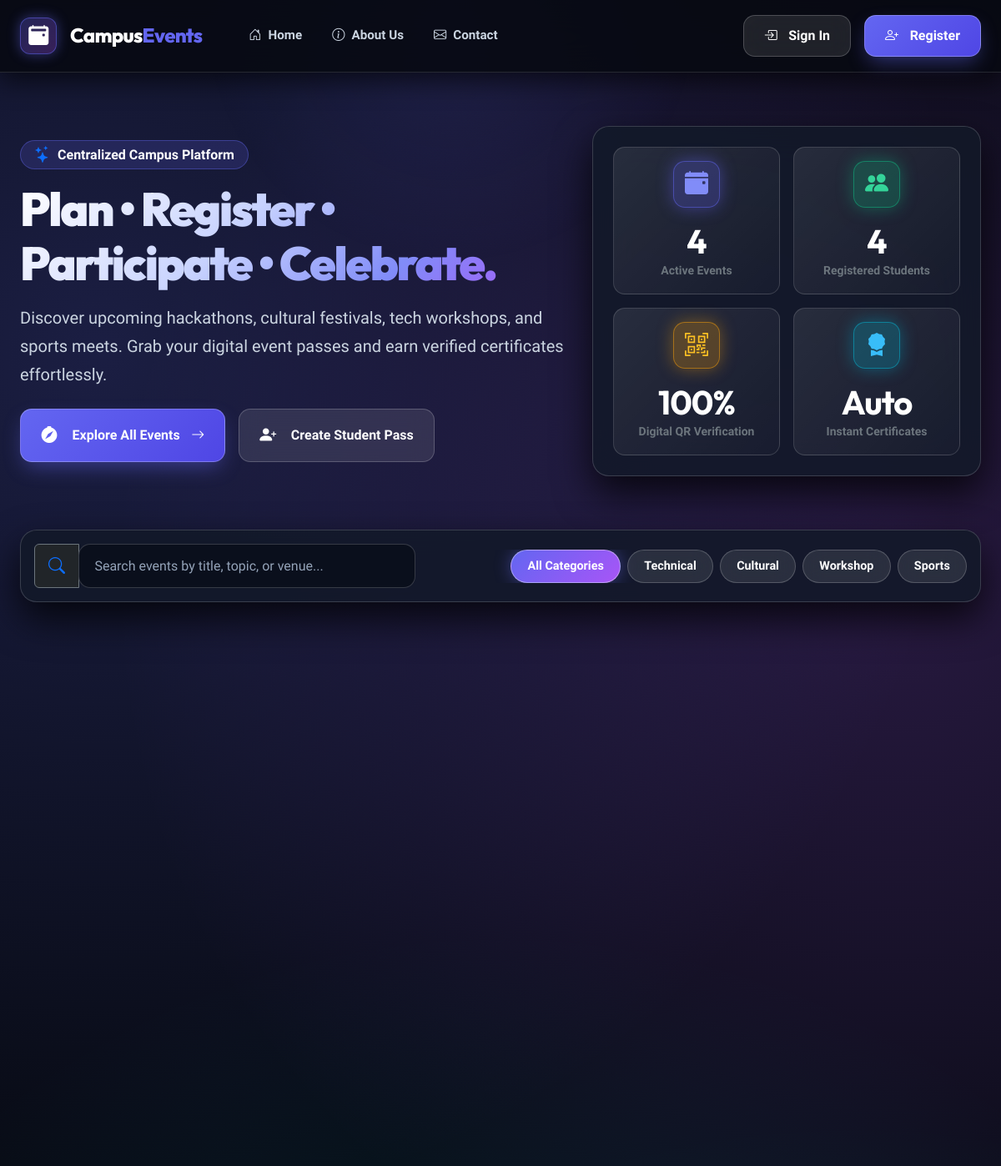
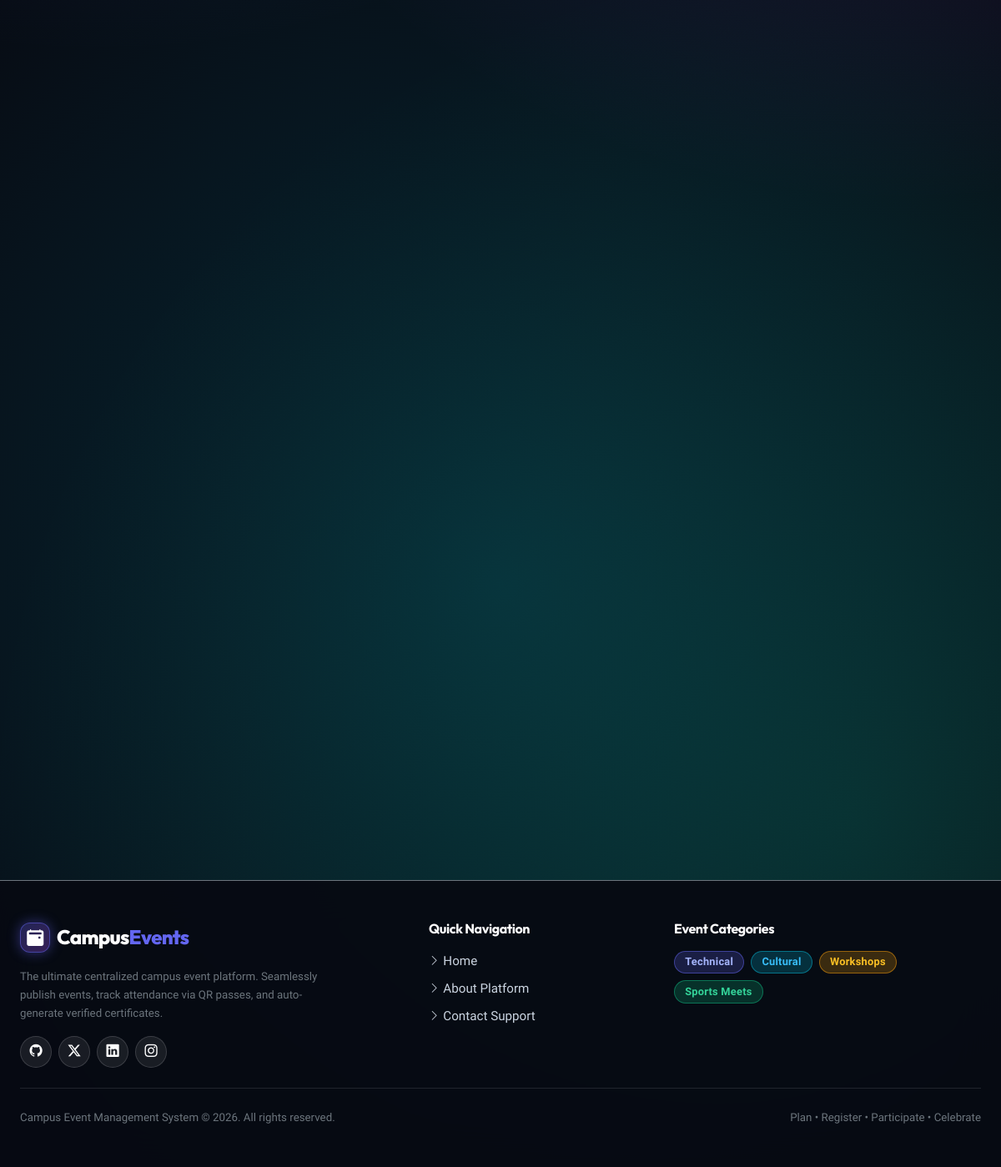
The page / on the database its author committed (2 pictures, top to bottom).
### events/models.py (models this page shows, shortened)
class Category(models.Model):
    name = models.CharField(max_length=50, unique=True)
    description = models.TextField(blank=True, null=True)
    class Meta:
        verbose_name_plural = "Categories"

### events/views.py (the view)
# urls.py: path('', views.home_view, name='home'),
def home_view(request):
    events = Event.objects.filter(status='published', approval_status='approved').order_by('date')
    categories = Category.objects.all()
    return render(request, 'events/home.html', {
        'categories': categories,
        'events': events,
        'total_events': events.count(),
        'total_students': User.objects.filter(role='student').count()
    })

### events/models.py (called while the page is built, shortened)
    @property
    def skills_list(self):
        if self.skills_learned:
            return [s.strip() for s in self.skills_learned.split(',') if s.strip()]
        return []

    @property
    def department_name(self):
        if self.department and getattr(self.department, 'name', None):
            return self.department.name

### events/templates/events/home.html (shortened to what this page needs)
{% extends 'events/base.html' %}
{% load static %}
{% block content %}
<div class="row align-items-center mb-5 py-3 reveal-on-scroll">
    <div class="col-lg-7 mb-4 mb-lg-0">
        <div class="d-inline-flex align-items-center gap-2 px-3 py-1.5 rounded-pill mb-3" style="background: rgba(99, 102, 241, 0.18); border: 1px solid rgba(99, 102, 241, 0.4);">
            <i class="bi bi-stars text-primary fs-5"></i>
            <span class="fw-bold text-white fs-6">Centralized Campus Platform</span>
        </div>
        <h1 class="hero-title hero-gradient-text mb-3">
            Plan &bull; Register &bull; Participate &bull; Celebrate.
        </h1>
        <p class="hero-subtitle mb-4">
            Discover upcoming hackathons, cultural festivals, tech workshops, and sports meets. Grab your digital event passes and earn verified certificates effortlessly.
        </p>
        <div class="d-flex flex-wrap gap-3">
            <a href="#events-section" class="btn btn-glass-primary btn-lg px-4 py-3 fs-6">
                <i class="bi bi-compass-fill me-2 fs-5"></i>Explore All Events <i class="bi bi-arrow-right ms-1"></i>
            </a>
            {% if not request.user.is_authenticated %}
                <a href="{% url 'register_page' %}" class="btn btn-glass-secondary btn-lg px-4 py-3 fs-6">
                    <i class="bi bi-person-plus-fill me-2 fs-5"></i>Create Student Pass
                </a>
            {% endif %}
        </div>
    </div>
    <div class="col-lg-5 text-center">
        <div class="glass-card p-4">
            <div class="row g-3">
                <div class="col-6">
                    <div class="stat-card d-flex flex-column align-items-center text-center p-3">
                        <div class="stat-icon-wrapper mb-3" style="background: rgba(99, 102, 241, 0.25); color: #818cf8; border-color: rgba(99, 102, 241, 0.5);">
                            <i class="bi bi-calendar-event-fill"></i>
                        </div>
                        <h2 class="fw-bold text-white fs-1 mb-0">{{ total_events }}</h2>
                        <span class="text-secondary fw-semibold small">Active Events</span>
                    </div>
                </div>
                <div class="col-6">
                    <div class="stat-card d-flex flex-column align-items-center text-center p-3">
                        <div class="stat-icon-wrapper mb-3" style="background: rgba(16, 185, 129, 0.25); color: #34d399; border-color: rgba(16, 185, 129, 0.5); box-shadow: 0 0 20px rgba(16, 185, 129, 0.4);">
                            <i class="bi bi-people-fill"></i>
                        </div>
                        <h2 class="fw-bold text-white fs-1 mb-0">{{ total_students }}</h2>
                        <span class="text-secondary fw-semibold small">Registered Students</span>
                    </div>
                </div>
                <div class="col-6">
                    <div class="stat-card d-flex flex-column align-items-center text-center p-3">
                        <div class="stat-icon-wrapper mb-3" style="background: rgba(245, 158, 11, 0.25); color: #fbbf24; border-color: rgba(245, 158, 11, 0.5); box-shadow: 0 0 20px rgba(245, 158, 11, 0.4);">
                            <i class="bi bi-qr-code-scan"></i>
                        </div>
                        <h2 class="fw-bold text-white fs-1 mb-0">100%</h2>
                        <span class="text-secondary fw-semibold small">Digital QR Verification</span>
                    </div>
                </div>
                <div class="col-6">
                    <div class="stat-card d-flex flex-column align-items-center text-center p-3">
                        <div class="stat-icon-wrapper mb-3" style="background: rgba(6, 182, 212, 0.25); color: #38bdf8; border-color: rgba(6, 182, 212, 0.5); box-shadow: 0 0 20px rgba(6, 182, 212, 0.4);">
                            <i class="bi bi-award-fill"></i>
                        </div>
                        <h2 class="fw-bold text-white fs-1 mb-0">Auto</h2>
                        <span class="text-secondary fw-semibold small">Instant Certificates</span>
                    </div>
                </div>
            </div>
        </div>
    </div>
</div>
<div id="events-section" class="row mb-4 reveal-on-scroll">
    <div class="col-12">
        <div class="glass-card p-3">
            <div class="row g-3 align-items-center">
                <div class="col-md-5">
                    <div class="input-group">
                        <span class="input-group-text bg-dark border-secondary text-primary fs-5 px-3"><i class="bi bi-search"></i></span>
                        <input type="text" id="event-search-input" class="form-control form-control-glass py-2" placeholder="Search events by title, topic, or venue..." onkeyup="filterEvents()">
                    </div>
                </div>
                <div class="col-md-7 d-flex justify-content-md-end gap-2 overflow-x-auto pb-2 pb-md-0">
                    <button class="btn btn-glass-secondary btn-sm active category-btn px-3" onclick="filterCategory('all', this)">All Categories</button>
                    {% for cat in categories %}
                        <button class="btn btn-glass-secondary btn-sm category-btn px-3" onclick="filterCategory('{{ cat.id }}', this)">{{ cat.name }}</button>
                    {% endfor %}
                </div>
            </div>
        </div>
    </div>
</div>
{% endblock %}

### rows shown on the page
Category: name "Technical"
Category: name "Cultural"
Category: name "Workshop"
Category: name "Sports"

### other values the page prints
{{ total_events }} "4"
{{ total_students }} "4"
